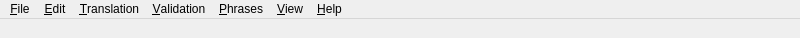
<ui version="4.0" >
 <author></author>
 <comment></comment>
 <exportmacro></exportmacro>
 <class>MainWindow</class>
 <widget class="QMainWindow" name="MainWindow" >
  <property name="geometry" >
   <rect>
    <x>0</x>
    <y>0</y>
    <width>800</width>
    <height>31</height>
   </rect>
  </property>
  <property name="windowTitle" >
   <string>MainWindow</string>
  </property>
  <widget class="QWidget" name="centralwidget" />
  <widget class="QMenuBar" name="menubar" >
   <property name="geometry" >
    <rect>
     <x>0</x>
     <y>0</y>
     <width>800</width>
     <height>29</height>
    </rect>
   </property>
   <widget class="QMenu" name="menu_File" >
    <property name="title" >
     <string>&amp;File</string>
    </property>
   </widget>
   <widget class="QMenu" name="menu_Edit" >
    <property name="title" >
     <string>&amp;Edit</string>
    </property>
   </widget>
   <widget class="QMenu" name="menu_Translation" >
    <property name="title" >
     <string>&amp;Translation</string>
    </property>
   </widget>
   <widget class="QMenu" name="menu_Validation" >
    <property name="title" >
     <string>&amp;Validation</string>
    </property>
   </widget>
   <widget class="QMenu" name="menu_Phrases" >
    <property name="title" >
     <string>&amp;Phrases</string>
    </property>
   </widget>
   <widget class="QMenu" name="menu_View" >
    <property name="title" >
     <string>&amp;View</string>
    </property>
   </widget>
   <widget class="QMenu" name="menu_Help" >
    <property name="title" >
     <string>&amp;Help</string>
    </property>
   </widget>
   <widget class="QMenu" name="menu" >
    <property name="title" >
     <string> </string>
    </property>
   </widget>
   <widget class="QMenu" name="menu_2" >
    <property name="title" >
     <string>     </string>
    </property>
   </widget>
   <widget class="QMenu" name="menu_3" >
    <property name="title" >
     <string>          </string>
    </property>
   </widget>
   <widget class="QMenu" name="menu_4" >
    <property name="title" >
     <string>                                                </string>
    </property>
   </widget>
   <addaction name="menu_File" />
   <addaction name="menu_Edit" />
   <addaction name="menu_Translation" />
   <addaction name="menu_Validation" />
   <addaction name="menu_Phrases" />
   <addaction name="menu_View" />
   <addaction name="menu_Help" />
   <addaction name="menu" />
   <addaction name="menu_2" />
   <addaction name="menu_3" />
   <addaction name="menu_4" />
  </widget>
  <widget class="QStatusBar" name="statusbar" >
   <property name="geometry" >
    <rect>
     <x>0</x>
     <y>9</y>
     <width>800</width>
     <height>0</height>
    </rect>
   </property>
   <property name="sizePolicy" >
    <sizepolicy>
     <hsizetype>5</hsizetype>
     <vsizetype>5</vsizetype>
     <horstretch>0</horstretch>
     <verstretch>0</verstretch>
    </sizepolicy>
   </property>
   <property name="autoFillBackground" >
    <bool>false</bool>
   </property>
   <property name="sizeGripEnabled" >
    <bool>false</bool>
   </property>
  </widget>
 </widget>
 <pixmapfunction></pixmapfunction>
 <resources/>
 <connections/>
</ui>
